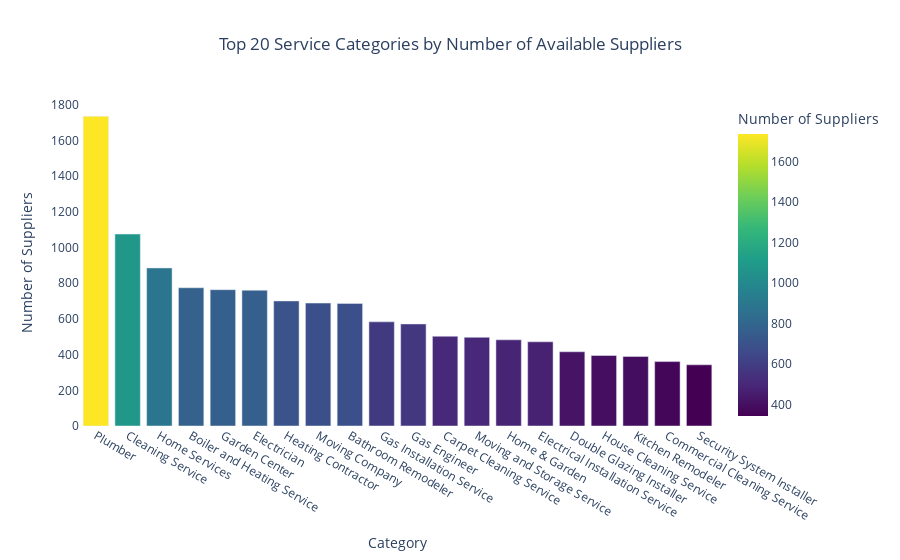

The notebook cell saved with this chart:
### Code cell
import plotly.express as px

top_20_Supplier_per_cat = category_counts_df.head(20)

# Visualize the top 20 categories with Plotly
fig = px.bar(top_20_Supplier_per_cat,
             x='Category',
             y='Supplier_Count',
             labels={'Category': 'Category', 'Supplier_Count': 'Number of Suppliers'},
             title='Top 20 Service Categories by Number of Available Suppliers',
             color='Supplier_Count',
             color_continuous_scale='Viridis')

# Update the layout for better appearance and change the background to white
fig.update_layout(
    title={'x': 0.5, 'xanchor': 'center'},
    xaxis_title='Category',
    yaxis_title='Number of Suppliers',
    template='plotly',
    paper_bgcolor='white',
    plot_bgcolor='white'
)

# Display the plot
fig.show()

### Figure 1 — Plotly figure (JSON) as saved in the notebook; plotly's stock layout.template omitted (floating-point values rounded to 4 significant figures)
{"data": [{"alignmentgroup": "True", "hovertemplate": "Category=%{x}<br>Number of Suppliers=%{marker.color}<extra></extra>", "legendgroup": "", "marker": {"color": [1736, 1076, 886, 775, 764, 761, 701, 689, 687, 584, 572, 503, 497, 483, 472, 416, 395, 390, 361, 343], "coloraxis": "coloraxis", "pattern": {"shape": ""}}, "name": "", "offsetgroup": "", "orientation": "v", "showlegend": false, "textposition": "auto", "type": "bar", "x": ["Plumber", "Cleaning Service", "Home Services", "Boiler and Heating Service", "Garden Center", "Electrician", "Heating Contractor", "Moving Company", "Bathroom Remodeler", "Gas Installation Service", "Gas Engineer", "Carpet Cleaning Service", "Moving and Storage Service", "Home & Garden", "Electrical Installation Service", "Double Glazing Installer", "House Cleaning Service", "Kitchen Remodeler", "Commercial Cleaning Service", "Security System Installer"], "xaxis": "x", "y": [1736, 1076, 886, 775, 764, 761, 701, 689, 687, 584, 572, 503, 497, 483, 472, 416, 395, 390, 361, 343], "yaxis": "y"}], "layout": {"barmode": "relative", "coloraxis": {"colorbar": {"title": {"text": "Number of Suppliers"}}, "colorscale": [[0, "#440154"], [0.1111, "#482878"], [0.2222, "#3e4989"], [0.3333, "#31688e"], [0.4444, "#26828e"], [0.5556, "#1f9e89"], [0.6667, "#35b779"], [0.7778, "#6ece58"], [0.8889, "#b5de2b"], [1, "#fde725"]]}, "legend": {"tracegroupgap": 0}, "paper_bgcolor": "white", "plot_bgcolor": "white", "title": {"text": "Top 20 Service Categories by Number of Available Suppliers", "x": 0.5, "xanchor": "center"}, "xaxis": {"anchor": "y", "domain": [0, 1], "title": {"text": "Category"}}, "yaxis": {"anchor": "x", "domain": [0, 1], "title": {"text": "Number of Suppliers"}}}}
